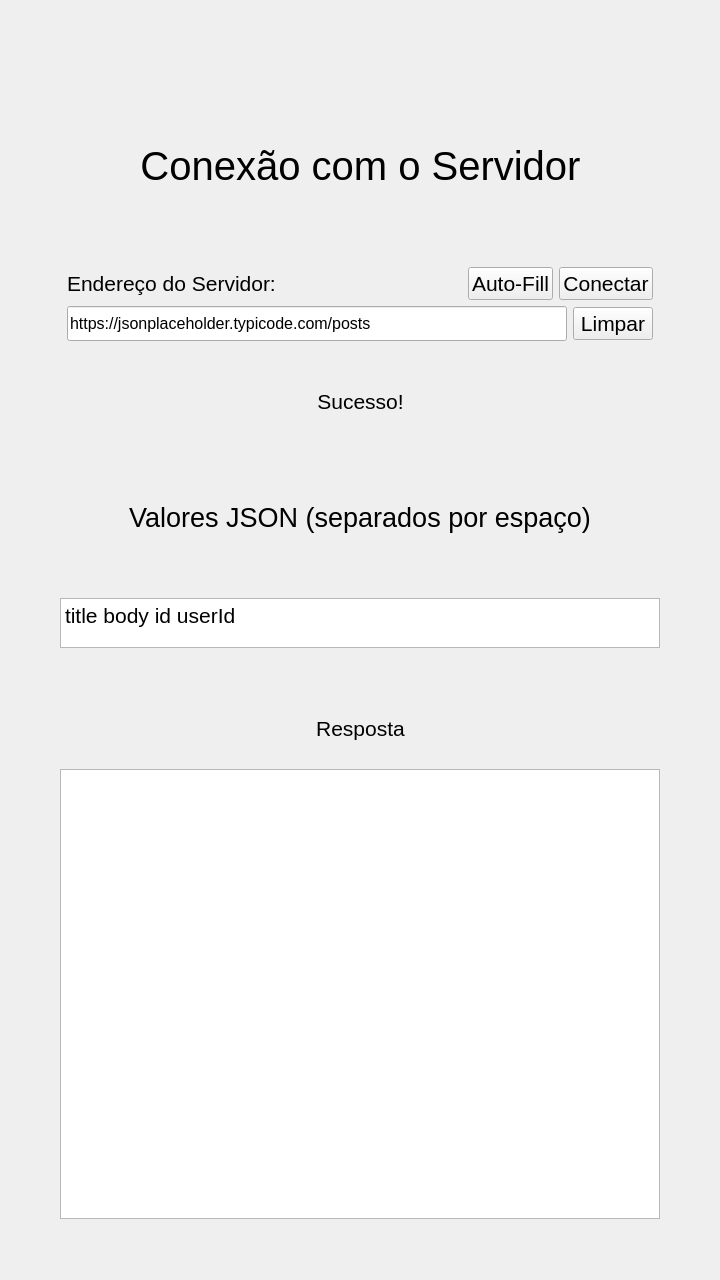
<?xml version="1.0" encoding="UTF-8"?>
<ui version="4.0">
 <class>Widget</class>
 <widget class="QWidget" name="Widget">
  <property name="geometry">
   <rect>
    <x>0</x>
    <y>0</y>
    <width>720</width>
    <height>1280</height>
   </rect>
  </property>
  <property name="font">
   <font>
    <pointsize>16</pointsize>
   </font>
  </property>
  <property name="windowTitle">
   <string>Widget</string>
  </property>
  <layout class="QVBoxLayout" name="verticalLayout_3">
   <item>
    <spacer name="verticalSpacer">
     <property name="orientation">
      <enum>Qt::Vertical</enum>
     </property>
     <property name="sizeType">
      <enum>QSizePolicy::Fixed</enum>
     </property>
     <property name="sizeHint" stdset="0">
      <size>
       <width>20</width>
       <height>100</height>
      </size>
     </property>
    </spacer>
   </item>
   <item>
    <layout class="QHBoxLayout" name="horizontalLayout">
     <item>
      <spacer name="horizontalSpacer_5">
       <property name="orientation">
        <enum>Qt::Horizontal</enum>
       </property>
       <property name="sizeHint" stdset="0">
        <size>
         <width>40</width>
         <height>20</height>
        </size>
       </property>
      </spacer>
     </item>
     <item>
      <widget class="QLabel" name="title">
       <property name="font">
        <font>
         <pointsize>30</pointsize>
        </font>
       </property>
       <property name="text">
        <string>Conexão com o Servidor</string>
       </property>
       <property name="alignment">
        <set>Qt::AlignCenter</set>
       </property>
      </widget>
     </item>
     <item>
      <spacer name="horizontalSpacer_6">
       <property name="orientation">
        <enum>Qt::Horizontal</enum>
       </property>
       <property name="sizeHint" stdset="0">
        <size>
         <width>40</width>
         <height>20</height>
        </size>
       </property>
      </spacer>
     </item>
    </layout>
   </item>
   <item>
    <spacer name="verticalSpacer_4">
     <property name="orientation">
      <enum>Qt::Vertical</enum>
     </property>
     <property name="sizeType">
      <enum>QSizePolicy::Fixed</enum>
     </property>
     <property name="sizeHint" stdset="0">
      <size>
       <width>20</width>
       <height>40</height>
      </size>
     </property>
    </spacer>
   </item>
   <item>
    <layout class="QHBoxLayout" name="horizontalLayout_8">
     <item>
      <spacer name="horizontalSpacer">
       <property name="orientation">
        <enum>Qt::Horizontal</enum>
       </property>
       <property name="sizeHint" stdset="0">
        <size>
         <width>40</width>
         <height>20</height>
        </size>
       </property>
      </spacer>
     </item>
     <item>
      <layout class="QVBoxLayout" name="verticalLayout_2">
       <item>
        <layout class="QHBoxLayout" name="horizontalLayout_2">
         <item>
          <widget class="QLabel" name="addressLabel">
           <property name="sizePolicy">
            <sizepolicy hsizetype="Expanding" vsizetype="Preferred">
             <horstretch>0</horstretch>
             <verstretch>0</verstretch>
            </sizepolicy>
           </property>
           <property name="text">
            <string>Endereço do Servidor:</string>
           </property>
          </widget>
         </item>
         <item>
          <spacer name="horizontalSpacer_17">
           <property name="orientation">
            <enum>Qt::Horizontal</enum>
           </property>
           <property name="sizeHint" stdset="0">
            <size>
             <width>40</width>
             <height>20</height>
            </size>
           </property>
          </spacer>
         </item>
         <item>
          <widget class="QPushButton" name="autoFillButton">
           <property name="sizeIncrement">
            <size>
             <width>0</width>
             <height>0</height>
            </size>
           </property>
           <property name="text">
            <string>Auto-Fill</string>
           </property>
          </widget>
         </item>
         <item>
          <widget class="QPushButton" name="connectButton">
           <property name="sizeIncrement">
            <size>
             <width>0</width>
             <height>0</height>
            </size>
           </property>
           <property name="text">
            <string>Conectar</string>
           </property>
          </widget>
         </item>
        </layout>
       </item>
       <item>
        <layout class="QHBoxLayout" name="horizontalLayout_12">
         <item>
          <widget class="QLineEdit" name="addressField">
           <property name="sizePolicy">
            <sizepolicy hsizetype="Fixed" vsizetype="Fixed">
             <horstretch>0</horstretch>
             <verstretch>0</verstretch>
            </sizepolicy>
           </property>
           <property name="minimumSize">
            <size>
             <width>500</width>
             <height>35</height>
            </size>
           </property>
           <property name="font">
            <font>
             <pointsize>12</pointsize>
            </font>
           </property>
           <property name="text">
            <string>https://jsonplaceholder.typicode.com/posts</string>
           </property>
          </widget>
         </item>
         <item>
          <widget class="QPushButton" name="clearButton">
           <property name="sizeIncrement">
            <size>
             <width>0</width>
             <height>0</height>
            </size>
           </property>
           <property name="text">
            <string>Limpar</string>
           </property>
          </widget>
         </item>
        </layout>
       </item>
      </layout>
     </item>
     <item>
      <spacer name="horizontalSpacer_2">
       <property name="orientation">
        <enum>Qt::Horizontal</enum>
       </property>
       <property name="sizeHint" stdset="0">
        <size>
         <width>40</width>
         <height>20</height>
        </size>
       </property>
      </spacer>
     </item>
    </layout>
   </item>
   <item>
    <layout class="QVBoxLayout" name="verticalLayout">
     <item>
      <spacer name="verticalSpacer_8">
       <property name="orientation">
        <enum>Qt::Vertical</enum>
       </property>
       <property name="sizeType">
        <enum>QSizePolicy::Fixed</enum>
       </property>
       <property name="sizeHint" stdset="0">
        <size>
         <width>20</width>
         <height>40</height>
        </size>
       </property>
      </spacer>
     </item>
     <item>
      <layout class="QHBoxLayout" name="horizontalLayout_7">
       <item>
        <spacer name="horizontalSpacer_14">
         <property name="orientation">
          <enum>Qt::Horizontal</enum>
         </property>
         <property name="sizeHint" stdset="0">
          <size>
           <width>40</width>
           <height>20</height>
          </size>
         </property>
        </spacer>
       </item>
       <item>
        <widget class="QLabel" name="statusLabel">
         <property name="text">
          <string>Sucesso!</string>
         </property>
         <property name="alignment">
          <set>Qt::AlignCenter</set>
         </property>
        </widget>
       </item>
       <item>
        <spacer name="horizontalSpacer_13">
         <property name="orientation">
          <enum>Qt::Horizontal</enum>
         </property>
         <property name="sizeHint" stdset="0">
          <size>
           <width>40</width>
           <height>20</height>
          </size>
         </property>
        </spacer>
       </item>
      </layout>
     </item>
     <item>
      <spacer name="verticalSpacer_2">
       <property name="orientation">
        <enum>Qt::Vertical</enum>
       </property>
       <property name="sizeType">
        <enum>QSizePolicy::Fixed</enum>
       </property>
       <property name="sizeHint" stdset="0">
        <size>
         <width>20</width>
         <height>40</height>
        </size>
       </property>
      </spacer>
     </item>
    </layout>
   </item>
   <item>
    <layout class="QHBoxLayout" name="horizontalLayout_3">
     <item>
      <spacer name="horizontalSpacer_4">
       <property name="orientation">
        <enum>Qt::Horizontal</enum>
       </property>
       <property name="sizeHint" stdset="0">
        <size>
         <width>40</width>
         <height>20</height>
        </size>
       </property>
      </spacer>
     </item>
     <item>
      <widget class="QLabel" name="JSONTitle">
       <property name="font">
        <font>
         <pointsize>20</pointsize>
        </font>
       </property>
       <property name="text">
        <string>Valores JSON (separados por espaço)</string>
       </property>
       <property name="alignment">
        <set>Qt::AlignCenter</set>
       </property>
      </widget>
     </item>
     <item>
      <spacer name="horizontalSpacer_3">
       <property name="orientation">
        <enum>Qt::Horizontal</enum>
       </property>
       <property name="sizeHint" stdset="0">
        <size>
         <width>40</width>
         <height>20</height>
        </size>
       </property>
      </spacer>
     </item>
    </layout>
   </item>
   <item>
    <spacer name="verticalSpacer_3">
     <property name="orientation">
      <enum>Qt::Vertical</enum>
     </property>
     <property name="sizeType">
      <enum>QSizePolicy::Fixed</enum>
     </property>
     <property name="sizeHint" stdset="0">
      <size>
       <width>20</width>
       <height>20</height>
      </size>
     </property>
    </spacer>
   </item>
   <item>
    <layout class="QHBoxLayout" name="horizontalLayout_4">
     <item>
      <spacer name="horizontalSpacer_7">
       <property name="orientation">
        <enum>Qt::Horizontal</enum>
       </property>
       <property name="sizeHint" stdset="0">
        <size>
         <width>40</width>
         <height>20</height>
        </size>
       </property>
      </spacer>
     </item>
     <item>
      <widget class="QPlainTextEdit" name="JSONView">
       <property name="sizePolicy">
        <sizepolicy hsizetype="MinimumExpanding" vsizetype="Minimum">
         <horstretch>0</horstretch>
         <verstretch>0</verstretch>
        </sizepolicy>
       </property>
       <property name="minimumSize">
        <size>
         <width>600</width>
         <height>50</height>
        </size>
       </property>
       <property name="maximumSize">
        <size>
         <width>16777215</width>
         <height>50</height>
        </size>
       </property>
       <property name="plainText">
        <string>title body id userId</string>
       </property>
      </widget>
     </item>
     <item>
      <spacer name="horizontalSpacer_8">
       <property name="orientation">
        <enum>Qt::Horizontal</enum>
       </property>
       <property name="sizeHint" stdset="0">
        <size>
         <width>40</width>
         <height>20</height>
        </size>
       </property>
      </spacer>
     </item>
    </layout>
   </item>
   <item>
    <layout class="QVBoxLayout" name="verticalLayout_4">
     <item>
      <spacer name="verticalSpacer_5">
       <property name="orientation">
        <enum>Qt::Vertical</enum>
       </property>
       <property name="sizeType">
        <enum>QSizePolicy::Fixed</enum>
       </property>
       <property name="sizeHint" stdset="0">
        <size>
         <width>20</width>
         <height>60</height>
        </size>
       </property>
      </spacer>
     </item>
     <item>
      <layout class="QHBoxLayout" name="horizontalLayout_5">
       <item>
        <spacer name="horizontalSpacer_9">
         <property name="orientation">
          <enum>Qt::Horizontal</enum>
         </property>
         <property name="sizeHint" stdset="0">
          <size>
           <width>40</width>
           <height>20</height>
          </size>
         </property>
        </spacer>
       </item>
       <item>
        <widget class="QLabel" name="valuesTitle">
         <property name="text">
          <string>Resposta</string>
         </property>
         <property name="alignment">
          <set>Qt::AlignCenter</set>
         </property>
        </widget>
       </item>
       <item>
        <spacer name="horizontalSpacer_10">
         <property name="orientation">
          <enum>Qt::Horizontal</enum>
         </property>
         <property name="sizeHint" stdset="0">
          <size>
           <width>40</width>
           <height>20</height>
          </size>
         </property>
        </spacer>
       </item>
      </layout>
     </item>
     <item>
      <spacer name="verticalSpacer_6">
       <property name="orientation">
        <enum>Qt::Vertical</enum>
       </property>
       <property name="sizeType">
        <enum>QSizePolicy::Fixed</enum>
       </property>
       <property name="sizeHint" stdset="0">
        <size>
         <width>20</width>
         <height>20</height>
        </size>
       </property>
      </spacer>
     </item>
    </layout>
   </item>
   <item>
    <layout class="QHBoxLayout" name="horizontalLayout_6">
     <item>
      <spacer name="horizontalSpacer_11">
       <property name="orientation">
        <enum>Qt::Horizontal</enum>
       </property>
       <property name="sizeHint" stdset="0">
        <size>
         <width>40</width>
         <height>20</height>
        </size>
       </property>
      </spacer>
     </item>
     <item>
      <widget class="QTextEdit" name="valuesView">
       <property name="sizePolicy">
        <sizepolicy hsizetype="MinimumExpanding" vsizetype="Fixed">
         <horstretch>0</horstretch>
         <verstretch>0</verstretch>
        </sizepolicy>
       </property>
       <property name="minimumSize">
        <size>
         <width>600</width>
         <height>450</height>
        </size>
       </property>
       <property name="maximumSize">
        <size>
         <width>720</width>
         <height>500</height>
        </size>
       </property>
       <property name="font">
        <font>
         <pointsize>12</pointsize>
        </font>
       </property>
      </widget>
     </item>
     <item>
      <spacer name="horizontalSpacer_12">
       <property name="orientation">
        <enum>Qt::Horizontal</enum>
       </property>
       <property name="sizeHint" stdset="0">
        <size>
         <width>40</width>
         <height>20</height>
        </size>
       </property>
      </spacer>
     </item>
    </layout>
   </item>
   <item>
    <spacer name="verticalSpacer_7">
     <property name="orientation">
      <enum>Qt::Vertical</enum>
     </property>
     <property name="sizeType">
      <enum>QSizePolicy::Minimum</enum>
     </property>
     <property name="sizeHint" stdset="0">
      <size>
       <width>20</width>
       <height>50</height>
      </size>
     </property>
    </spacer>
   </item>
  </layout>
  <zorder>verticalSpacer</zorder>
  <zorder>verticalSpacer_3</zorder>
  <zorder>verticalSpacer_4</zorder>
  <zorder>verticalSpacer_7</zorder>
  <zorder>autoFillButton</zorder>
  <zorder>horizontalSpacer_17</zorder>
  <zorder>horizontalSpacer_2</zorder>
 </widget>
 <layoutdefault spacing="6" margin="11"/>
 <resources/>
 <connections/>
</ui>
